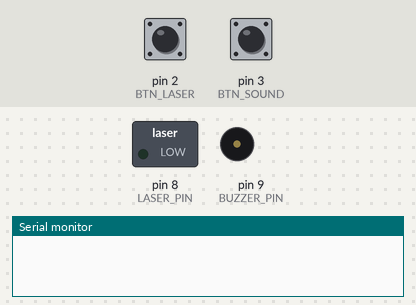
This sketch was run on a simulated Arduino Uno, built with avr-gcc and run on an emulated ATmega328P. On the bench: switched loads named in the sketch (green lamp = pin HIGH), buzzer (waves = sounding), the last lines printed to the serial monitor. The test bench sets the inputs (shaded band); at power-on: pin 3 (BTN_SOUND) HIGH, pin 2 (BTN_LASER) HIGH.

Above: at 1.2 s.
1.3 s: pin 3 (BTN_SOUND) pulled LOW for 0.15 s
At 2.48 s:
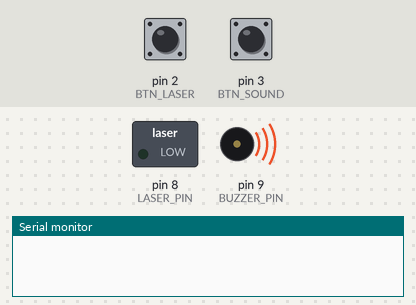
4.3 s: pin 2 (BTN_LASER) pulled LOW for 3.2 s
At 6.5 s:
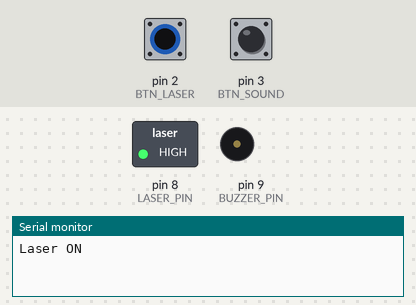
9.0 s: pin 3 (BTN_SOUND) pulled LOW for 1 s
At 10.18 s:
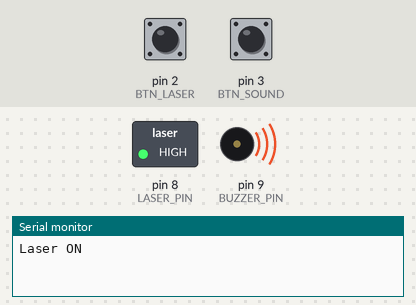
12.0 s: pin 2 (BTN_LASER) driven LOW and pin 3 (BTN_SOUND) driven LOW
At 14.7 s:
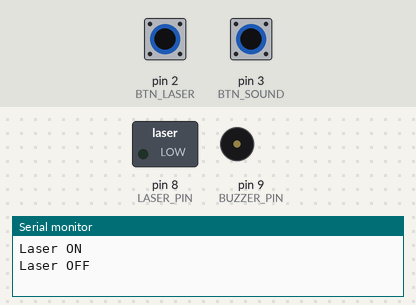
Timing chart, 0 to 16.0 s (numbered marks = the images above; inputs shaded):
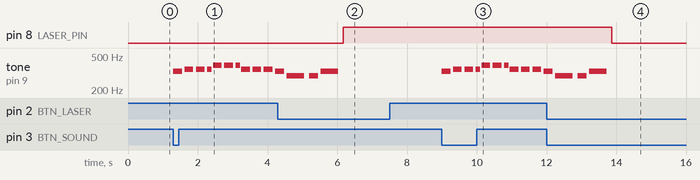

Measured:
- after the input at 1.3 s, tone on pin 9 (BUZZER_PIN): plays 330 Hz for 0.25 s, 349 Hz for 0.25 s, 349 Hz for 0.25 s, 349 Hz for 0.13 s, 392 Hz for 0.25 s, 392 Hz for 0.25 s … (11 notes in this stretch), starting at once
- after the input at 4.3 s, pin 8 (LASER_PIN): LOW → HIGH after 1.9 s
- after the input at 9.0 s, tone on pin 9 (BUZZER_PIN): plays 330 Hz for 0.25 s, 349 Hz for 0.25 s, 349 Hz for 0.25 s, 349 Hz for 0.13 s, 392 Hz for 0.25 s, 392 Hz for 0.25 s … (11 notes in this stretch), starting at once
- after the input at 12.0 s, pin 8 (LASER_PIN): HIGH → LOW after 1.9 s

The sketch:

sketch_sep15a_laser_buzz.ino
```cpp
#include <Arduino.h>

// --- Définition des pins ---
#define BTN_LASER 2
#define BTN_SOUND 3
#define LASER_PIN 8
#define BUZZER_PIN 9
// --- Définition des notes musicales (équivalent de pitches.h) ---
#define NOTE_B0 31
#define NOTE_C1 33
#define NOTE_CS1 35
#define NOTE_D1 37
#define NOTE_DS1 39
#define NOTE_E1 41
#define NOTE_F1 44
#define NOTE_FS1 46
#define NOTE_G1 49
#define NOTE_GS1 52
#define NOTE_A1 55
#define NOTE_AS1 58
#define NOTE_B1 62
#define NOTE_C2 65
#define NOTE_CS2 69
#define NOTE_D2 73
#define NOTE_DS2 78
#define NOTE_E2 82
#define NOTE_F2 87
#define NOTE_FS2 93
#define NOTE_G2 98
#define NOTE_GS2 104
#define NOTE_A2 110
#define NOTE_AS2 117
#define NOTE_B2 123
#define NOTE_C3 131
#define NOTE_CS3 139
#define NOTE_D3 147
#define NOTE_DS3 156
#define NOTE_E3 165
#define NOTE_F3 175
#define NOTE_FS3 185
#define NOTE_G3 196
#define NOTE_GS3 208
#define NOTE_A3 220
#define NOTE_AS3 233
#define NOTE_B3 247
#define NOTE_C4 262
#define NOTE_CS4 277
#define NOTE_D4 294
#define NOTE_DS4 311
#define NOTE_E4 330
#define NOTE_F4 349
#define NOTE_FS4 370
#define NOTE_G4 392
#define NOTE_GS4 415
#define NOTE_A4 440
#define NOTE_AS4 466
#define NOTE_B4 494
#define NOTE_C5 523
#define NOTE_CS5 554
#define NOTE_D5 587
#define NOTE_DS5 622
#define NOTE_E5 659
#define NOTE_F5 698
#define NOTE_FS5 740
#define NOTE_G5 784
#define NOTE_GS5 831
#define NOTE_A5 880
#define NOTE_AS5 932
#define NOTE_B5 988
#define NOTE_C6 1047
#define NOTE_CS6 1109
#define NOTE_D6 1175
#define NOTE_DS6 1245
#define NOTE_E6 1319
#define NOTE_F6 1397
#define NOTE_FS6 1480
#define NOTE_G6 1568
#define NOTE_GS6 1661
#define NOTE_A6 1760
#define NOTE_AS6 1865
#define NOTE_B6 1976
#define NOTE_C7 2093
#define NOTE_CS7 2217
#define NOTE_D7 2349
#define NOTE_DS7 2489
#define NOTE_E7 2637
#define NOTE_F7 2794
#define NOTE_FS7 2960
#define NOTE_G7 3136
#define NOTE_GS7 3322
#define NOTE_A7 3520
#define NOTE_AS7 3729
#define NOTE_B7 3951
#define NOTE_C8 4186
#define NOTE_CS8 4435
#define NOTE_D8 4699
#define NOTE_DS8 4978

// --- États ---
bool laserState = false;

// --- Définition de la mélodie James Bond ---
int melody[] = {
  NOTE_E4, NOTE_F4, NOTE_F4, NOTE_F4, NOTE_G4, NOTE_G4, NOTE_G4,
  NOTE_F4, NOTE_F4, NOTE_F4, NOTE_E4, NOTE_D4, NOTE_D4, NOTE_E4
};
int durations[] = {
  4, 4, 4, 8, 4, 4, 8,
  4, 4, 4, 4, 2, 4, 2
};
int notesCount = sizeof(melody) / sizeof(melody[0]);

void setup() {
  pinMode(BTN_LASER, INPUT_PULLUP);
  pinMode(BTN_SOUND, INPUT_PULLUP);
  pinMode(LASER_PIN, OUTPUT);
  pinMode(BUZZER_PIN, OUTPUT);

  digitalWrite(LASER_PIN, LOW); // laser éteint au départ
  Serial.begin(9600);
}

void loop() {
  static bool lastLaserBtn = HIGH;
  static bool lastSoundBtn = HIGH;

  bool laserBtnState = digitalRead(BTN_LASER);
  bool soundBtnState = digitalRead(BTN_SOUND);

  // --- Gestion bouton laser ---
  if (lastLaserBtn == HIGH && laserBtnState == LOW) {
    laserState = !laserState;
    digitalWrite(LASER_PIN, laserState ? HIGH : LOW);
    Serial.println(laserState ? "Laser ON" : "Laser OFF");
  }

  // --- Gestion bouton son ---
  if (lastSoundBtn == HIGH && soundBtnState == LOW) {
    playJamesBond();
  }

  lastLaserBtn = laserBtnState;
  lastSoundBtn = soundBtnState;
}

// --- Fonction qui joue la mélodie ---
void playJamesBond() {
  for (int i = 0; i < notesCount; i++) {
    int duration = 1000 / durations[i];
    tone(BUZZER_PIN, melody[i], duration);
    delay(duration * 1.30); // petit temps entre les notes
    noTone(BUZZER_PIN);
  }
}
```
